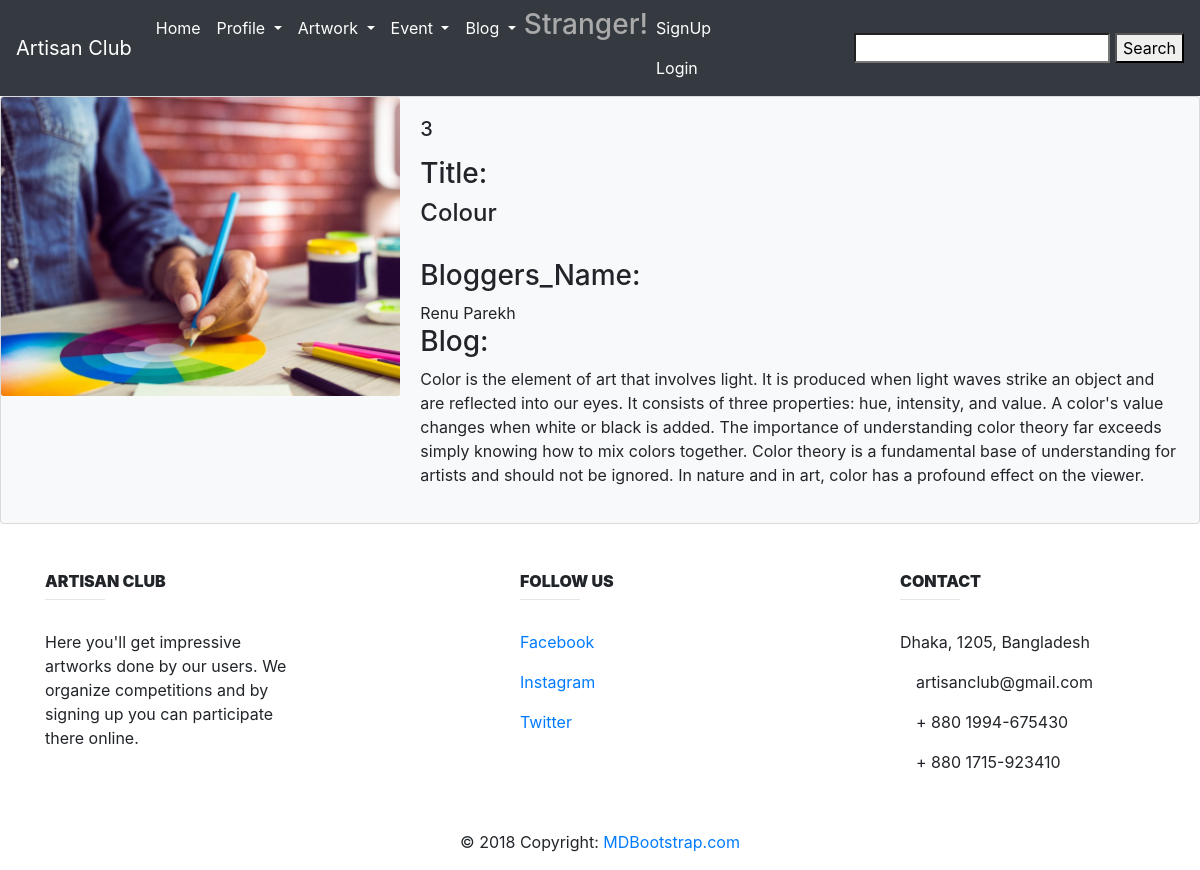
Screenshot of /ShowBlogs/3 with the database file from the repository.
### Blog/models.py (models this page shows, shortened)
class Blog(models.Model):
    title = models.CharField(max_length=100, default="")
    bloggers_name = models.CharField(max_length=100, default="")
    blog = models.TextField(max_length=5000, default="")
    image = models.ImageField(upload_to='images/image/',blank=True)
    user = models.ForeignKey(User, on_delete=models.CASCADE, null=True, blank=True)

### Blog/views.py (the view)
# urls.py: path('ShowBlogs/<int:b_id>', Blog_views.showDetails, name='detail_view'),
def showDetails(request, b_id):
    searched_b = get_object_or_404(Blog, id=b_id)
    context = {
        'search': searched_b,
    }
    return render(request, 'Blog/show_blog_details.html', context)

### templates/Blog/show_blog_details.html (shortened to what this page needs)
{% extends 'Base_blog.html' %}
{% block content  %}
        <div class="card bg-light mb-2`" >
          <div class="row no-gutters">
            <div class="col-md-4">
              <img src="{{ search.image.url }}" class="card-img" alt="...">
            </div>
            <div class="col-md-8">
              <div class="card-body">
                <h5 class="card-title">{{ search.id }}</h5>
                <p class="card-text">
                  <h3> Title: </h3><h4> {{ search.title }}</h4> <br>
                   <h3> Bloggers_Name: </h3> {{ search.bloggers_name }} <br>
                    <h3> Blog: </h3>{{ search.blog }} <br>
                </p>
              </div>
            </div>
          </div>
        </div>
{% endblock content %}

### rows the page displays
Blog: image (picture), id "3", title "Colour", bloggers_name "Renu Parekh", blog "Color is the element of art that involves light. It is produced when light waves strike an object and are reflected into our eyes. It consists of three properties: hue, intensity, and value. A color's value changes when white or black is added. The importance of understanding color theory far exceeds simply knowing how to mix colors together. Color theory is a fundamental base of understanding for artists and should not be ignored. In nature and in art, color has a profound effect on the viewer."
